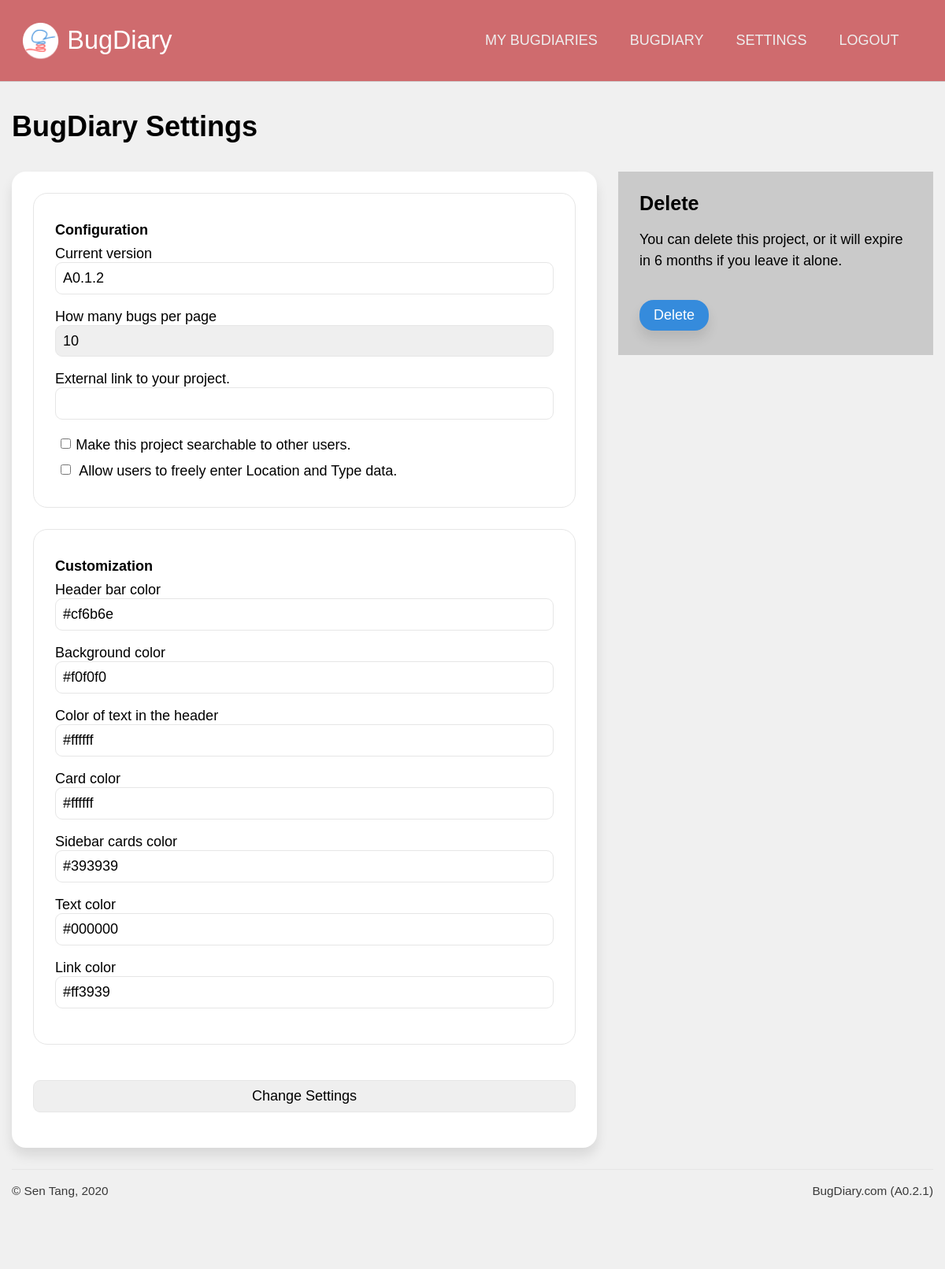
The page /projects/settings/ndryA96L2J7csvoX3ZdnKp (signed in) on the database its author committed.
### application/models.py (models this page shows, shortened)
class Projects(db.Model):
    id  = db.Column(db.Integer, primary_key = True, nullable = False)
    url = db.Column(db.String(22), index = True, unique = True, nullable = False)
    name = db.Column(db.String(100), nullable = False)
    description = db.Column(db.Text, nullable = False)
    creation_date = db.Column(db.DateTime, index = True, nullable = False)
    expiry_date = db.Column(db.DateTime, index = True, nullable = False)
    status = db.Column(db.String(10), nullable = False)
    access_code = db.Column(db.String(50), nullable = True)
    last_activity = db.Column(db.DateTime(), default = dt.datetime.now())
    memo = db.Column(db.String(500), default = "Post a memo here!")
    owner = db.Column(db.Integer, db.ForeignKey('users.id')) #linked
    bugs = db.relationship('Bugs', backref = 'containing_project', cascade = "all,delete")
    locations = db.relationship('Project_bug_locations', backref = 'locations_in', cascade = "all,delete")
    types = db.relationship('Project_bug_types', backref = 'types_in', cascade = "all,delete")
    settings = db.relationship('Project_settings', backref = 'settings_for', cascade = "all,delete", uselist = False)
    blog_posts = db.relationship('Blog_posts', backref= 'post_target', cascade = "all,delete")

class Project_settings(db.Model):
    id = db.Column(db.Integer, primary_key = True)
    ext_url = db.Column(db.String(100), default="")
    current_version = db.Column(db.String(20), index = True, default="V 1.0")
    header_color = db.Column(db.String(7), default="#cf6b6e")
    header_text_color = db.Column(db.String(7), default="#ffffff")
    background_color = db.Column(db.String(7), default="#f0f0f0")
    card_color = db.Column(db.String(7), default="#ffffff")
    aside_color = db.Column(db.String(7), default="#393939")
    text_color = db.Column(db.String(7), default="#000000")
    link_color = db.Column(db.String(7), default="#ff3939")
    per_page = db.Column(db.Integer, default=10)
    visibility = db.Column(db.Integer, default=1)
    allow_suggestions = db.Column(db.Integer, default=0)
    guest_view = db.Column(db.Integer, default=0)
    project = db.Column(db.Integer, db.ForeignKey('projects.id')) #linked

### application/projects/views.py (the view, shortened to what this page needs)
@projects.route('/settings/<string:project_url>', methods = ['post', 'get'])
@login_required
def settings(project_url):
    target_project = Projects.query.filter_by(url = project_url).first()
    form = settings_form(obj = target_project.settings)
    return render_template('settings.html', form = form, project = target_project)

### application/projects/forms.py
class settings_form(FlaskForm):
    current_version = StringField(label="Current version", validators=[DataRequired("The version number must not be blank.")])
    per_page = per_page = SelectField(
        label="How many bugs per page",
        choices=[
            ('10', '10'),
            ('20', '20'),
            ('30', '30'),
            ('50', '50'),
        ]
    )
    visibility = BooleanField(label="Make this project searchable to other users.")
    allow_suggestions = BooleanField(label="Allow users to freely enter Location and Type data.")
    ext_url = StringField(label="External link to your project.")
    header_color = StringField("Header bar color")
    header_text_color = StringField("Color of text in the header")
    background_color = StringField("Background color")
    card_color = StringField("Card color")
    aside_color = StringField("Sidebar cards color")
    text_color = StringField("Text color")
    link_color = StringField("Link color")
    menu_color = StringField("Mobile menu color")
    submit = SubmitField('Change Settings')

### application/models.py (called while the page is built)
@login_manager.user_loader
def load_user(user_id):
    return Users.query.get(user_id)

### application/projects/templates/projects/settings.html (shortened to what this page needs)
{% extends 'confined.html' %}
{% import 'macros.html' as macros %}
{% block custom_nav %}
{{ macros.project_nav(project) }}
{% endblock %}
{% block main %}
<h1>{{project.name}} Settings</h1>
<div class="main-aside">
    <main>
        <div class="bg-white shadowed rounded block">
            <form method="post" autocomplete="off">
                <div class="lined rounded block">
                    <h5>Configuration</h5>
                    {{ form.current_version.label }}{{ form.current_version }}
                    {{ form.per_page.label }}{{ form.per_page }}
                    {{ form.ext_url.label }}{{ form.ext_url }}
                    {{ form.visibility }}{{ form.visibility.label }} <br>
                    {{ form.allow_suggestions }}
                    {{ form.allow_suggestions.label }}
                </div>
                <div class="lined rounded block">
                    <h5>Customization</h5>
                    {{ form.header_color.label }}{{ form.header_color }}
                    {{ form.background_color.label }}{{ form.background_color }}
                    {{ form.header_text_color.label }}
                    {{ form.header_text_color }}
                    {{ form.card_color.label }}{{ form.card_color }}
                    {{ form.aside_color.label }}{{ form.aside_color }}
                    {{ form.text_color.label }}{{ form.text_color }}
                    {{ form.link_color.label }}{{ form.link_color }}
                </div>
                {{ form.submit }}
            </form>
        </div>
    </main>
    <aside>
        <div class="sidebar-block bg-gray">
            <h3>Delete</h3>
            <p>
                You can delete this project, or it will expire in 6 months if you leave it alone.
            </p>
            <a href="{{ url_for('projects.delete', project_url = project.url) }}" class="rounded shadowed button-secondary" onclick="return confirm('Are you sure you want to delete this project? This action is irreversible!')">Delete</a>
        </div>
    </aside>
</div>
{% endblock %}

### application/templates/macros.html (shortened to what this page needs)
{% macro project_nav(project) %}
<a href="{{ url_for('users.dashboard') }}">My BugDiaries</a>
<a href="{{ url_for('projects.dashboard', project_url = project.url) }}">{{project.name}}</a>
<a href="{{ url_for('projects.settings', project_url = project.url) }}">Settings</a>
<a href="{{ url_for('users.logout') }}">Logout</a>
{% endmacro %}

### application/static/css/unilay5.css (style rules this page uses)
body { font-size: 18px; font-family: sans-serif; color: #000; margin: 0; padding: 0; background-color: #f0f0f0; }
header nav a, header #navigation a { text-transform: uppercase; display: inline-block; color: #eeeeee; text-decoration: none; padding: 0 1em; font-family: "Trebuchet MS", Helvetica, sans-serif; }
p { line-height: 150%; }
main a.button-secondary, main a.button-primary { padding: 0.5em 1em; text-decoration: none; margin: 1em auto; display: inline-block; text-align: center; }
main a.button-secondary { background-color: #358bdc; color: #fff; }
a:link, a:visited { color: #ff3939; }
h2, h3, h4, h5 { margin: 0.5em 0; }
h1 { color: inherit; font-size: 2em; margin: 1em 0; }
h3 { color: inherit; font-size: 1.4em; }
h5 { color: inherit; font-size: 1em; }
.block { padding: 1.5em; margin-bottom: 1.5em; }
.sidebar-block { padding: 0.75em 1.5em; margin-bottom: 1.5em; }
.aside-main, .main-aside { display: grid; grid-gap: 1.5em; }
.aside-main main, .main-aside main { grid-area: main; }
.aside-main aside, .main-aside aside { grid-area: aside; }
.main-aside { grid-template-areas: "main aside"; grid-template-columns: auto 400px; }
.lined { border: 1px solid #e6e6e6; }
.rounded { border-radius: 1em 1em 1em 1em; -moz-border-radius: 1em 1em 1em 1em; -webkit-border-radius: 1em 1em 1em 1em; }
.shadowed { -webkit-box-shadow: 0px 10px 15px 0px rgba(0, 0, 0, 0.1); -moz-box-shadow: 0px 10px 15px 0px rgba(0, 0, 0, 0.1); box-shadow: 0px 10px 15px 0px rgba(0, 0, 0, 0.1); }
.bg-white { background-color: #fff; }
.bg-gray { background-color: #cacaca; }
form { font-size: 1em; }
input[type=text], input[type=number], input[type=submit], input[type=password], select, textarea, .button-styled { font-size: 1em; padding: 0.5em; -webkit-appearance: none; -moz-appearance: none; appearance: none; width: 100%; border: 1px solid; font-family: inherit; margin-bottom: 1em; border-color: #e6e6e6; -webkit-box-sizing: border-box; -moz-box-sizing: border-box; box-sizing: border-box; border-radius: 0.5em 0.5em 0.5em 0.5em; -moz-border-radius: 0.5em 0.5em 0.5em 0.5em; -webkit-border-radius: 0.5em 0.5em 0.5em 0.5em; }
input[type=submit] { margin-top: 1em; }
input[type=radio], input[type=checkbox] { margin: 0.5em 0.5em 1em 0.5em; }
.button-secondary { background-color: #358bdc; color: #fff; }

### rows shown on the page
Projects: name "BUGDIARY", name "BugDiary"
Project_settings: current_version "A0.1.2", per_page "10", header_color "#cf6b6e", background_color "#f0f0f0", header_text_color "#ffffff", card_color "#ffffff", aside_color "#393939", text_color "#000000", link_color "#ff3939"

### other values the page prints
{{ version }} "A0.2.1"
